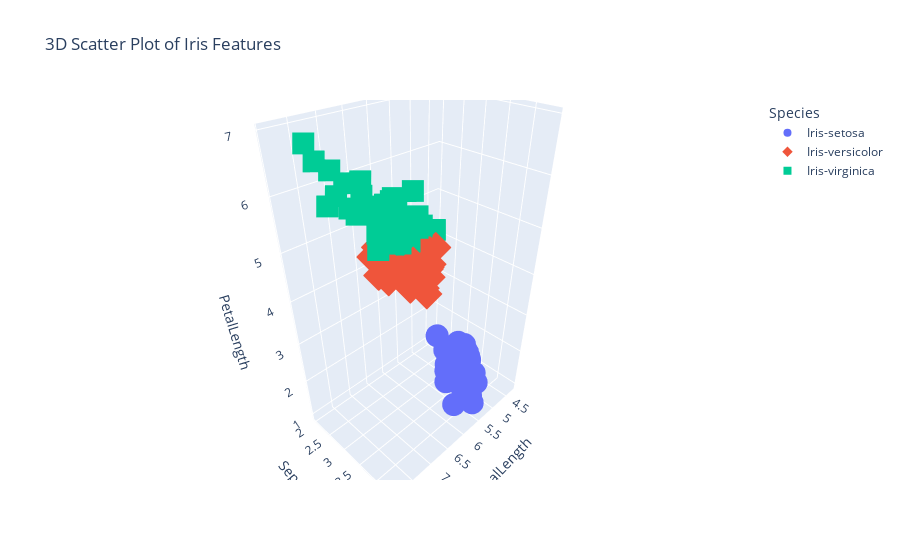

Notebook source saved alongside this figure:
### Code cell
import plotly.express as px
iris_data.columns = ['Id', 'SepalLength', 'SepalWidth', 'PetalLength', 'PetalWidth', 'Species']
fig = px.scatter_3d(iris_data, x='SepalLength', y='SepalWidth', z='PetalLength',
                    color='Species', symbol='Species',
                    title='3D Scatter Plot of Iris Features')
fig.show()

### Figure 1 — Plotly figure (JSON) as saved in the notebook; plotly's stock layout.template omitted (floating-point values rounded to 4 significant figures)
{"data": [{"hovertemplate": "Species=Iris-setosa<br>SepalLength=%{x}<br>SepalWidth=%{y}<br>PetalLength=%{z}<extra></extra>", "legendgroup": "Iris-setosa", "marker": {"color": "#636efa", "symbol": "circle"}, "mode": "markers", "name": "Iris-setosa", "scene": "scene", "showlegend": true, "type": "scatter3d", "x": [5.1, 4.9, 4.7, 4.6, 5, 5.4, 4.6, 5, 4.4, 4.9, 5.4, 4.8, 4.8, 4.3, 5.8, 5.7, 5.4, 5.1, 5.7, 5.1, 5.4, 5.1, 4.6, 5.1, 4.8, 5, 5, 5.2, 5.2, 4.7, 4.8, 5.4, 5.2, 5.5, 4.9, 5, 5.5, 4.9, 4.4, 5.1, 5, 4.5, 4.4, 5, 5.1, 4.8, 5.1, 4.6, 5.3, 5], "y": [3.5, 3, 3.2, 3.1, 3.6, 3.9, 3.4, 3.4, 2.9, 3.1, 3.7, 3.4, 3, 3, 4, 4.4, 3.9, 3.5, 3.8, 3.8, 3.4, 3.7, 3.6, 3.3, 3.4, 3, 3.4, 3.5, 3.4, 3.2, 3.1, 3.4, 4.1, 4.2, 3.1, 3.2, 3.5, 3.1, 3, 3.4, 3.5, 2.3, 3.2, 3.5, 3.8, 3, 3.8, 3.2, 3.7, 3.3], "z": [1.4, 1.4, 1.3, 1.5, 1.4, 1.7, 1.4, 1.5, 1.4, 1.5, 1.5, 1.6, 1.4, 1.1, 1.2, 1.5, 1.3, 1.4, 1.7, 1.5, 1.7, 1.5, 1, 1.7, 1.9, 1.6, 1.6, 1.5, 1.4, 1.6, 1.6, 1.5, 1.5, 1.4, 1.5, 1.2, 1.3, 1.5, 1.3, 1.5, 1.3, 1.3, 1.3, 1.6, 1.9, 1.4, 1.6, 1.4, 1.5, 1.4]}, {"hovertemplate": "Species=Iris-versicolor<br>SepalLength=%{x}<br>SepalWidth=%{y}<br>PetalLength=%{z}<extra></extra>", "legendgroup": "Iris-versicolor", "marker": {"color": "#EF553B", "symbol": "diamond"}, "mode": "markers", "name": "Iris-versicolor", "scene": "scene", "showlegend": true, "type": "scatter3d", "x": [7, 6.4, 6.9, 5.5, 6.5, 5.7, 6.3, 4.9, 6.6, 5.2, 5, 5.9, 6, 6.1, 5.6, 6.7, 5.6, 5.8, 6.2, 5.6, 5.9, 6.1, 6.3, 6.1, 6.4, 6.6, 6.8, 6.7, 6, 5.7, 5.5, 5.5, 5.8, 6, 5.4, 6, 6.7, 6.3, 5.6, 5.5, 5.5, 6.1, 5.8, 5, 5.6, 5.7, 5.7, 6.2, 5.1, 5.7], "y": [3.2, 3.2, 3.1, 2.3, 2.8, 2.8, 3.3, 2.4, 2.9, 2.7, 2, 3, 2.2, 2.9, 2.9, 3.1, 3, 2.7, 2.2, 2.5, 3.2, 2.8, 2.5, 2.8, 2.9, 3, 2.8, 3, 2.9, 2.6, 2.4, 2.4, 2.7, 2.7, 3, 3.4, 3.1, 2.3, 3, 2.5, 2.6, 3, 2.6, 2.3, 2.7, 3, 2.9, 2.9, 2.5, 2.8], "z": [4.7, 4.5, 4.9, 4, 4.6, 4.5, 4.7, 3.3, 4.6, 3.9, 3.5, 4.2, 4, 4.7, 3.6, 4.4, 4.5, 4.1, 4.5, 3.9, 4.8, 4, 4.9, 4.7, 4.3, 4.4, 4.8, 5, 4.5, 3.5, 3.8, 3.7, 3.9, 5.1, 4.5, 4.5, 4.7, 4.4, 4.1, 4, 4.4, 4.6, 4, 3.3, 4.2, 4.2, 4.2, 4.3, 3, 4.1]}, {"hovertemplate": "Species=Iris-virginica<br>SepalLength=%{x}<br>SepalWidth=%{y}<br>PetalLength=%{z}<extra></extra>", "legendgroup": "Iris-virginica", "marker": {"color": "#00cc96", "symbol": "square"}, "mode": "markers", "name": "Iris-virginica", "scene": "scene", "showlegend": true, "type": "scatter3d", "x": [6.3, 5.8, 7.1, 6.3, 6.5, 7.6, 4.9, 7.3, 6.7, 7.2, 6.5, 6.4, 6.8, 5.7, 5.8, 6.4, 6.5, 7.7, 7.7, 6, 6.9, 5.6, 7.7, 6.3, 6.7, 7.2, 6.2, 6.1, 6.4, 7.2, 7.4, 7.9, 6.4, 6.3, 6.1, 7.7, 6.3, 6.4, 6, 6.9, 6.7, 6.9, 5.8, 6.8, 6.7, 6.7, 6.3, 6.5, 6.2, 5.9], "y": [3.3, 2.7, 3, 2.9, 3, 3, 2.5, 2.9, 2.5, 3.6, 3.2, 2.7, 3, 2.5, 2.8, 3.2, 3, 3.8, 2.6, 2.2, 3.2, 2.8, 2.8, 2.7, 3.3, 3.2, 2.8, 3, 2.8, 3, 2.8, 3.8, 2.8, 2.8, 2.6, 3, 3.4, 3.1, 3, 3.1, 3.1, 3.1, 2.7, 3.2, 3.3, 3, 2.5, 3, 3.4, 3], "z": [6, 5.1, 5.9, 5.6, 5.8, 6.6, 4.5, 6.3, 5.8, 6.1, 5.1, 5.3, 5.5, 5, 5.1, 5.3, 5.5, 6.7, 6.9, 5, 5.7, 4.9, 6.7, 4.9, 5.7, 6, 4.8, 4.9, 5.6, 5.8, 6.1, 6.4, 5.6, 5.1, 5.6, 6.1, 5.6, 5.5, 4.8, 5.4, 5.6, 5.1, 5.1, 5.9, 5.7, 5.2, 5, 5.2, 5.4, 5.1]}], "layout": {"legend": {"title": {"text": "Species"}, "tracegroupgap": 0}, "scene": {"domain": {"x": [0, 1], "y": [0, 1]}, "xaxis": {"title": {"text": "SepalLength"}}, "yaxis": {"title": {"text": "SepalWidth"}}, "zaxis": {"title": {"text": "PetalLength"}}}, "title": {"text": "3D Scatter Plot of Iris Features"}}}
